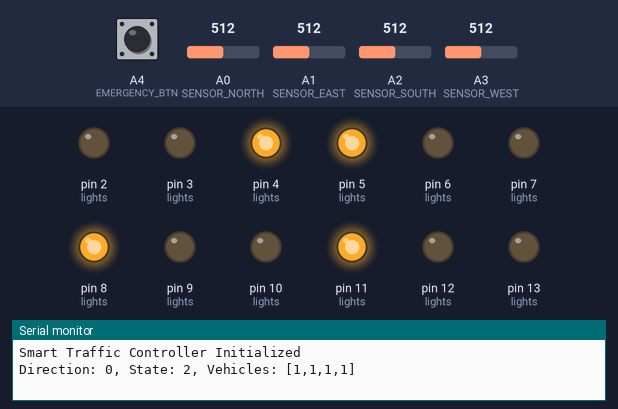
Recording of a sketch running on a simulated Arduino Uno, built with avr-gcc and run on an emulated ATmega328P. Shown: output pins drawn as LEDs (lit = HIGH), the last lines printed to the serial monitor. Dashed ring = blinking. The test bench sets the inputs (shaded band); at power-on: A4 (EMERGENCY_BTN) HIGH, A0 (SENSOR_NORTH) = 512, A1 (SENSOR_EAST) = 512, A2 (SENSOR_SOUTH) = 512, A3 (SENSOR_WEST) = 512.

Above: at 1.2 s.
1.3 s: A4 (EMERGENCY_BTN) pulled LOW for 0.25 s
At 1.7 s:
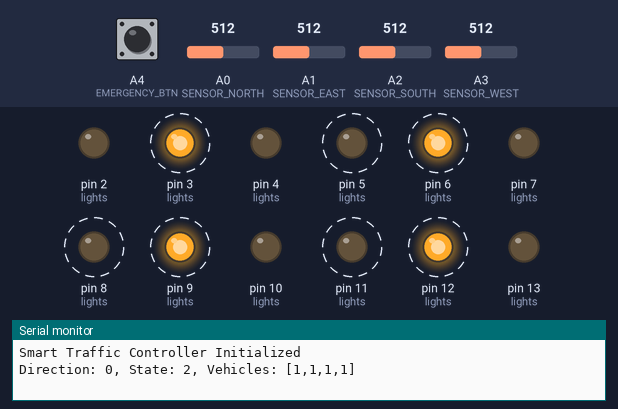
4.5 s: A4 (EMERGENCY_BTN) pulled LOW for 1 s
At 5.4 s:
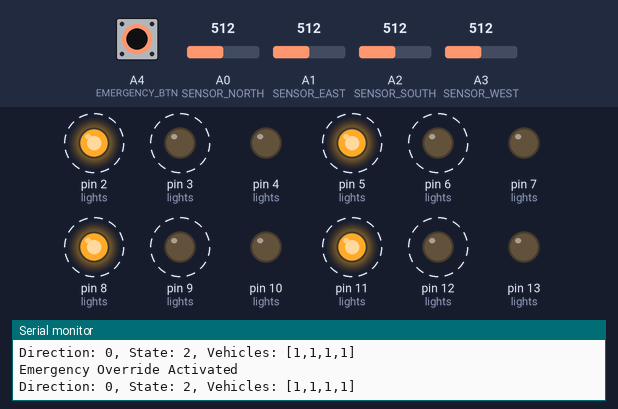
8.5 s: A4 (EMERGENCY_BTN) pulled LOW for 3.2 s
At 12.4 s:
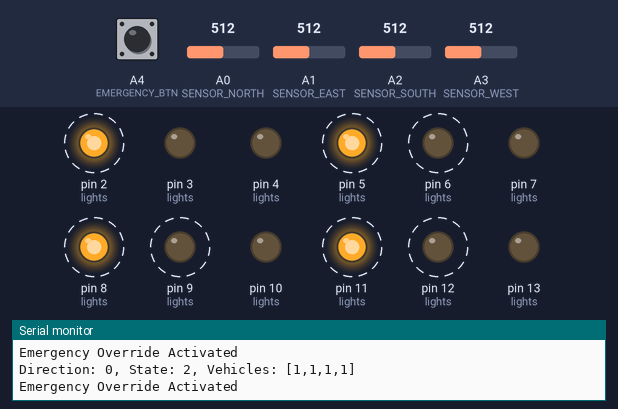
Timing chart, 0 to 27.1 s (numbered marks = the images above; inputs shaded):
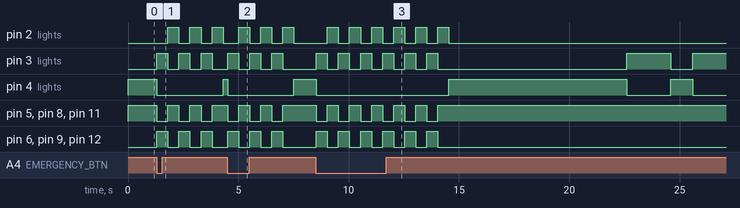

The sketch:

traffic_controller.ino
```cpp
/*
 * Smart Traffic Light Controller for Arduino
 * Controls physical traffic lights based on sensor input
 */

// Pin definitions
const int LED_RED_NORTH = 2;
const int LED_YELLOW_NORTH = 3;
const int LED_GREEN_NORTH = 4;

const int LED_RED_EAST = 5;
const int LED_YELLOW_EAST = 6;
const int LED_GREEN_EAST = 7;

const int LED_RED_SOUTH = 8;
const int LED_YELLOW_SOUTH = 9;
const int LED_GREEN_SOUTH = 10;

const int LED_RED_WEST = 11;
const int LED_YELLOW_WEST = 12;
const int LED_GREEN_WEST = 13;

// Sensor pins
const int SENSOR_NORTH = A0;
const int SENSOR_EAST = A1;
const int SENSOR_SOUTH = A2;
const int SENSOR_WEST = A3;

// Emergency button
const int EMERGENCY_BTN = A4;

// Timing variables
unsigned long lastSwitchTime = 0;
unsigned long greenDuration = 5000; // 5 seconds default
int currentDirection = 0; // 0=North, 1=East, 2=South, 3=West

// Traffic state
enum LightState {
  RED,
  YELLOW,
  GREEN
};

struct TrafficLight {
  int redPin;
  int yellowPin;
  int greenPin;
  LightState state;
  int vehicleCount;
};

TrafficLight lights[4] = {
  {LED_RED_NORTH, LED_YELLOW_NORTH, LED_GREEN_NORTH, RED, 0},
  {LED_RED_EAST, LED_YELLOW_EAST, LED_GREEN_EAST, RED, 0},
  {LED_RED_SOUTH, LED_YELLOW_SOUTH, LED_GREEN_SOUTH, RED, 0},
  {LED_RED_WEST, LED_YELLOW_WEST, LED_GREEN_WEST, RED, 0}
};

void setup() {
  Serial.begin(9600);

  // Initialize LED pins
  for (int i = 0; i < 4; i++) {
    pinMode(lights[i].redPin, OUTPUT);
    pinMode(lights[i].yellowPin, OUTPUT);
    pinMode(lights[i].greenPin, OUTPUT);
  }

  // Initialize sensor pins
  pinMode(SENSOR_NORTH, INPUT);
  pinMode(SENSOR_EAST, INPUT);
  pinMode(SENSOR_SOUTH, INPUT);
  pinMode(SENSOR_WEST, INPUT);
  pinMode(EMERGENCY_BTN, INPUT_PULLUP);

  // Start with north direction green
  setLightState(0, GREEN);
  Serial.println("Smart Traffic Controller Initialized");
}

void loop() {
  unsigned long currentTime = millis();

  // Read vehicle sensors
  readVehicleSensors();

  // Check for emergency
  if (digitalRead(EMERGENCY_BTN) == LOW) {
    handleEmergency();
    return;
  }

  // Normal traffic light operation
  if (currentTime - lastSwitchTime >= greenDuration) {
    switchToNextDirection();
    lastSwitchTime = currentTime;
  }

  // Update light states
  updateLights();

  // Send status to serial for monitoring
  sendStatus();

  delay(100);
}

void readVehicleSensors() {
  lights[0].vehicleCount = analogRead(SENSOR_NORTH) > 100 ? 1 : 0;
  lights[1].vehicleCount = analogRead(SENSOR_EAST) > 100 ? 1 : 0;
  lights[2].vehicleCount = analogRead(SENSOR_SOUTH) > 100 ? 1 : 0;
  lights[3].vehicleCount = analogRead(SENSOR_WEST) > 100 ? 1 : 0;
}

void setLightState(int direction, LightState state) {
  // Turn off all lights for this direction first
  digitalWrite(lights[direction].redPin, LOW);
  digitalWrite(lights[direction].yellowPin, LOW);
  digitalWrite(lights[direction].greenPin, LOW);

  // Set the appropriate light
  switch (state) {
    case RED:
      digitalWrite(lights[direction].redPin, HIGH);
      break;
    case YELLOW:
      digitalWrite(lights[direction].yellowPin, HIGH);
      break;
    case GREEN:
      digitalWrite(lights[direction].greenPin, HIGH);
      break;
  }

  lights[direction].state = state;
}

void switchToNextDirection() {
  // Set current direction to yellow, then red
  setLightState(currentDirection, YELLOW);
  delay(2000);
  setLightState(currentDirection, RED);

  // Find next direction with vehicles or cycle through
  int nextDirection = (currentDirection + 1) % 4;
  int maxVehicles = 0;
  int bestDirection = nextDirection;

  // Smart selection: choose direction with most vehicles
  for (int i = 0; i < 4; i++) {
    if (lights[i].vehicleCount > maxVehicles) {
      maxVehicles = lights[i].vehicleCount;
      bestDirection = i;
    }
  }

  // If no vehicles detected, just cycle through
  if (maxVehicles == 0) {
    currentDirection = nextDirection;
  } else {
    currentDirection = bestDirection;
  }

  // Set green light for selected direction
  setLightState(currentDirection, GREEN);

  // Dynamic green duration based on vehicle count
  greenDuration = max(3000, min(10000, lights[currentDirection].vehicleCount * 2000));
}

void handleEmergency() {
  // Flash all lights and then give priority to emergency direction
  for (int i = 0; i < 3; i++) {
    for (int j = 0; j < 4; j++) {
      setLightState(j, YELLOW);
    }
    delay(500);
    for (int j = 0; j < 4; j++) {
      setLightState(j, RED);
    }
    delay(500);
  }

  // Give green to direction with emergency vehicle
  // For demo, assume emergency is in current direction
  setLightState(currentDirection, GREEN);
  greenDuration = 8000; // Extended green for emergency
  lastSwitchTime = millis();

  Serial.println("Emergency Override Activated");
}

void updateLights() {
  // Ensure all non-current directions are red
  for (int i = 0; i < 4; i++) {
    if (i != currentDirection) {
      setLightState(i, RED);
    }
  }
}

void sendStatus() {
  static unsigned long lastStatusTime = 0;
  if (millis() - lastStatusTime >= 1000) { // Send status every second
    Serial.print("Direction: ");
    Serial.print(currentDirection);
    Serial.print(", State: ");
    Serial.print(lights[currentDirection].state);
    Serial.print(", Vehicles: [");
    for (int i = 0; i < 4; i++) {
      Serial.print(lights[i].vehicleCount);
      if (i < 3) Serial.print(",");
    }
    Serial.println("]");
    lastStatusTime = millis();
  }
}
```

Measured:
- after the input at 1.3 s, pin 2 (lights): alternates HIGH for 0.50 s and LOW for 0.50 s, starting after 0.51 s; pin 3 (lights), pin 5 (lights), pin 6 (lights), pin 8 (lights), pin 9 (lights), pin 11 (lights), pin 12 (lights): alternates HIGH for 0.50 s and LOW for 0.50 s, starting at once; pin 4 (lights): HIGH → LOW at once, → HIGH 3.0 s later
- after the input at 4.5 s, pin 2 (lights): alternates HIGH for 0.50 s and LOW for 0.50 s, starting after 0.52 s; pin 3 (lights): alternates HIGH for 0.50 s and LOW for 0.50 s, 6 changes in all, then stays LOW, starting at once
- after the input at 8.5 s, pin 2 (lights): alternates HIGH for 0.50 s and LOW for 0.50 s, 12 changes in all, then stays LOW, starting after 0.54 s; pin 5 (lights): alternates HIGH for 0.50 s and LOW for 0.50 s, 12 changes in all, then stays HIGH, starting at once
